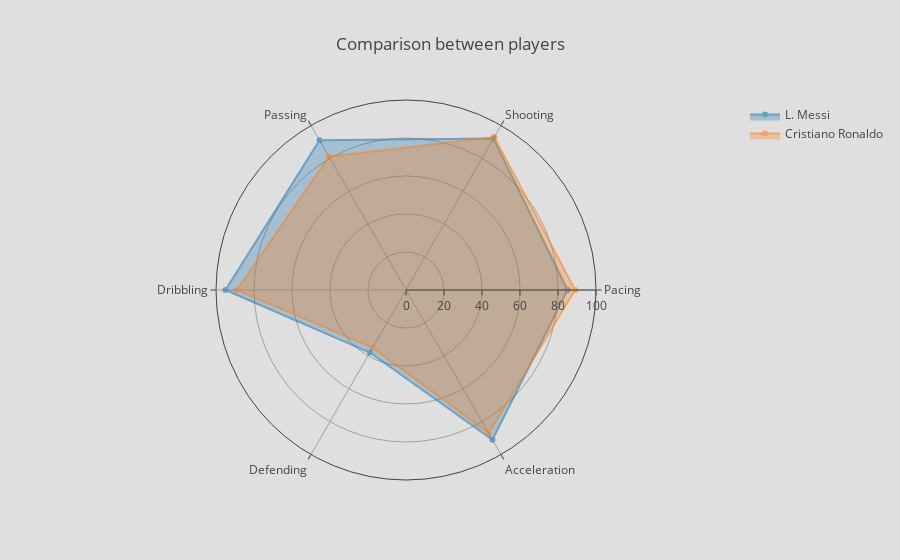

Notebook cell for this chart:
### Code cell
list_of_players = ['L. Messi', 'Cristiano Ronaldo']
compare_players(list_of_players)

### Figure 1 — Plotly figure (JSON) as saved in the notebook; plotly's stock layout.template omitted (floating-point values rounded to 4 significant figures)
{"data": [{"fill": "toself", "hovertemplate": "<b>%{theta}</b><b>: %{r}", "name": "L. Messi", "opacity": 0.6, "r": [85, 92, 91, 95, 38, 91, 85], "theta": ["Pacing", "Shooting", "Passing", "Dribbling", "Defending", "Acceleration", "Pacing"], "type": "scatterpolar"}, {"fill": "toself", "hovertemplate": "<b>%{theta}</b><b>: %{r}", "name": "Cristiano Ronaldo", "opacity": 0.6, "r": [89, 93, 81, 89, 35, 87, 89], "theta": ["Pacing", "Shooting", "Passing", "Dribbling", "Defending", "Acceleration", "Pacing"], "type": "scatterpolar"}], "layout": {"paper_bgcolor": "rgb(223, 223, 223)", "polar": {"bgcolor": "rgba(223, 223, 223, 0.6)", "radialaxis": {"range": [0, 100], "visible": true}}, "title": {"text": "Comparison between players"}}}
